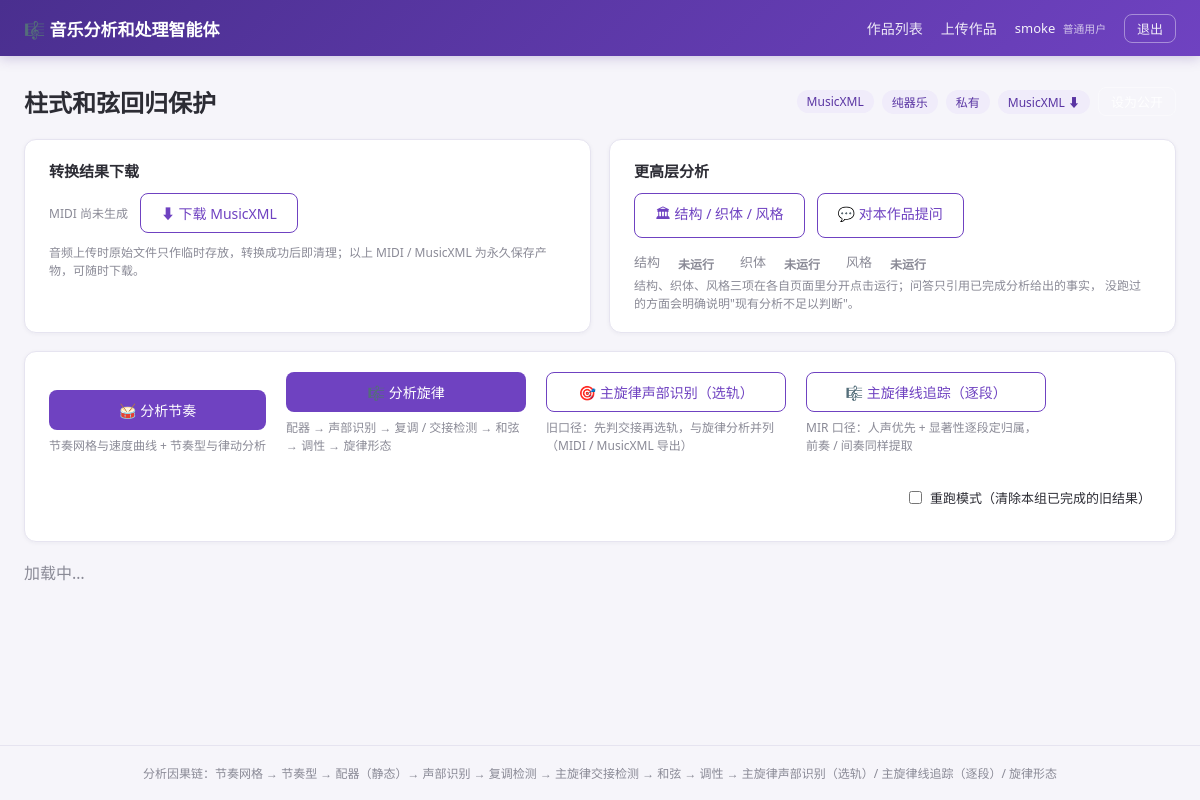
The app's page /pieces/15/ (signed in) with its own data.
### core/models.py (models this page shows, shortened)
class Piece(models.Model):
    class SourceType(models.TextChoices):
        AUDIO = 'audio', '音频（需 MuScriptor 转录）'
        MIDI = 'midi', 'MIDI'
        MUSICXML = 'musicxml', 'MusicXML'
    owner = models.ForeignKey(settings.AUTH_USER_MODEL, on_delete=models.CASCADE,
                              related_name='pieces', verbose_name='上传者')
    title = models.CharField('标题', max_length=200)
    source_file = models.FileField(
        '源文件（临时）', upload_to='tmp/%Y%m%d/', blank=True,
        help_text='原始音频仅作临时存放，转换成功后自动删除，不做长期保存')
    source_type = models.CharField('源类型', max_length=16,
                                   choices=SourceType.choices)
    contains_voice = models.BooleanField(
        '是否含人声', default=False,
        help_text='唯一事实来源是作品文件本身：MIDI / MusicXML 上传后按文件里的实际'
                  '声部自动回写（覆盖上传时的勾选）；音频上传按 MuScriptor 转录结果'
                  '回写。上传页的勾选只对音频转录管线的选择起作用。')
    is_public = models.BooleanField(
        '公开', default=False,
        help_text='公开后其他登录用户也可查看该作品及其分析结果（不可代为运行分析）')
    source_purged = models.BooleanField('临时源文件已清理', default=False)
    midi_file = models.FileField('MIDI（永久）', upload_to='midi/%Y%m%d/', blank=True,
                                 help_text='永久保存，独立于 MusicXML 目录')
    musicxml_file = models.FileField('MusicXML（永久）', upload_to='musicxml/%Y%m%d/',
                                     blank=True, help_text='永久保存，独立于 MIDI 目录')
    created_at = models.DateTimeField('创建时间', auto_now_add=True)
    updated_at = models.DateTimeField('更新时间', auto_now=True)
    class Meta:
        ordering = ['-created_at']
        verbose_name = '作品'
        verbose_name_plural = '作品'
    @property
    def visibility_display(self) -> str:
        return '公开' if self.is_public else '私有'
    @property
    def audio_purged(self) -> bool:
        return self.source_type == self.SourceType.AUDIO and self.source_purged

### core/views.py (the view)
# urls.py: path('pieces/<int:piece_id>/', views.piece_detail, name='piece_detail'),
@login_required
def piece_detail(request, piece_id: int):
    piece = get_object_or_404(Piece, pk=piece_id)
    if not _can_view(request.user, piece):
        raise Http404('作品不存在或未公开。')
    convert_result = piece.results.filter(step='convert').first()
    conv_out = (convert_result.output if convert_result else None) or {}
    voice_src = (conv_out.get('voice') or {}).get('source', '')
    if not voice_src:   # 早期转换记录没有该字段：按来源类型兜底说明
        voice_src = 'transcribe' if piece.source_type == 'audio' else 'file'
    voice_parts = (conv_out.get('voice') or {}).get('voice_parts') or []
    voice_note = {
        'file': '按作品文件内的实际声部判定（不随上传时的勾选）',
        'transcribe': '按 MuScriptor 转录结果判定',
    }[voice_src]
    if voice_parts:
        voice_note += '：' + '、'.join(
            f"{p.get('name')}（{p.get('instrument')}）" for p in voice_parts)
    cfg = SystemConfig.get_config()
    return render(request, 'core/piece_detail.html', {
        'piece': piece,
        'step_labels': STEP_LABELS,
        'can_edit': _can_edit(request.user, piece),
        'convert_status': convert_result.status if convert_result else '',
        'voice_note': voice_note,
        'gm_programs_json': json.dumps(mex.GM_PROGRAMS, ensure_ascii=False),
        'export_defaults_json': json.dumps(mex.resolve_options(cfg),
                                           ensure_ascii=False),
    })

### core/models.py (called while the page is built)
    @classmethod
    def get_config(cls):
        obj = cls.objects.filter(pk=1).first()
        if obj is None:
            obj = cls(pk=1)
            obj.save()
        return obj

### core/views.py (called while the page is built)
def _can_view(user, piece: Piece) -> bool:
    return user.is_staff or piece.owner_id == user.id or piece.is_public

def _can_edit(user, piece: Piece) -> bool:
    return user.is_staff or piece.owner_id == user.id

### templates/core/piece_detail.html (shortened to what this page needs)
{% extends 'base.html' %}
{% load static %}
{% block content %}
<div class="page-head">
  <h1>{{ piece.title }}</h1>
  <div class="piece-meta">
    <span class="tag">{{ piece.get_source_type_display }}</span>
    <span class="tag" title="{{ voice_note }}">{{ piece.contains_voice|yesno:'含人声,纯器乐' }}</span>
    <span class="tag {% if piece.is_public %}tag-public{% endif %}">
      {{ piece.visibility_display }}
    </span>
    {% if piece.musicxml_file %}
      <a class="tag tag-link" href="{% url 'core:download_musicxml' piece.id %}" download>MusicXML ⬇</a>
    {% endif %}
    {% if can_edit %}
    <form method="post" action="/pieces/{{ piece.id }}/visibility/" class="inline">
      <button type="submit" class="btn btn-ghost btn-sm">
      </button>
    </form>
    {% endif %}
  </div>
</div>
<div class="top-cards">
  {% if piece.midi_file or piece.musicxml_file %}
  <div class="card download-card">
    <div class="download-title">转换结果下载</div>
    <div class="download-actions">
      {% if piece.midi_file %}
      <a class="btn btn-outline"
         href="{% url 'core:download_midi' piece.id %}" download>⬇ 下载 MIDI</a>
      <button class="btn btn-outline btn-sm midi-play" type="button"
              data-midi-url="{% url 'core:download_midi' piece.id %}"
              title="在浏览器内试听已转换的 MIDI（合成音，仅供核对）">▶ 播放</button>
      <span class="midi-status" data-midi-status></span>
      {% else %}
      <span class="muted small">MIDI 尚未生成</span>
      {% endif %}
      {% if piece.musicxml_file %}
      <a class="btn btn-outline"
         href="{% url 'core:download_musicxml' piece.id %}" download>⬇ 下载 MusicXML</a>
      {% else %}
      <span class="muted small">MusicXML 尚未生成</span>
      {% endif %}
    </div>
    <p class="muted small">
      音频上传时原始文件只作临时存放，转换成功后即清理；以上 MIDI / MusicXML 为永久保存产物，可随时下载。
    </p>
  </div>
  {% endif %}
  <div class="card more-links">
    <div class="more-title">更高层分析</div>
    <div class="more-actions">
      <a class="btn btn-outline" href="{% url 'core:sts_page' piece.id %}">
        🏛 结构 / 织体 / 风格
      </a>
      <a class="btn btn-outline" href="{% url 'core:qa_page' piece.id %}">
        💬 对本作品提问
      </a>
    </div>
    <div class="more-status">
      <span class="more-chip">结构 <span class="pill" data-sts="structure">未运行</span></span>
      <span class="more-chip">织体 <span class="pill" data-sts="texture">未运行</span></span>
      <span class="more-chip">风格 <span class="pill" data-sts="style">未运行</span></span>
    </div>
    <p class="muted small">
      结构、织体、风格三项在各自页面里分开点击运行；问答只引用已完成分析给出的事实，
      没跑过的方面会明确说明"现有分析不足以判断"。
    </p>
  </div>
</div>
{% if can_edit %}
<div class="action-bar card">
  <div class="action-group">
    <button class="btn btn-primary" data-group="rhythm" onclick="runGroup(this)">
      🥁 分析节奏
    </button>
    <span class="action-hint">节奏网格与速度曲线 + 节奏型与律动分析</span>
  </div>
  <div class="action-group">
    <button class="btn btn-primary" data-group="melody" onclick="runGroup(this)">
      🎼 分析旋律
    </button>
    <span class="action-hint">配器 → 声部识别 → 复调 / 交接检测 → 和弦 → 调性 → 旋律形态</span>
  </div>
  <div class="action-group">
    <button class="btn btn-outline" data-group="extraction" onclick="runGroup(this)">
      🎯 主旋律声部识别（选轨）
    </button>
    <span class="action-hint">旧口径：先判交接再选轨，与旋律分析并列（MIDI / MusicXML 导出）</span>
  </div>
  <div class="action-group">
    <button class="btn btn-outline" data-group="line" onclick="runGroup(this)">
      🎼 主旋律线追踪（逐段）
    </button>
    <span class="action-hint">MIR 口径：人声优先 + 显著性逐段定归属，前奏 / 间奏同样提取</span>
  </div>
  <label class="checkbox-label force-label">
    <input type="checkbox" id="force-rerun"> 重跑模式（清除本组已完成的旧结果）
  </label>
</div>
{% endif %}
<div id="steps-container" class="steps-grid">
  <div class="muted">加载中…</div>
</div>
{% endblock %}

### templates/base.html (shortened to what this page needs)
<!DOCTYPE html>
<html lang="zh-CN">
<head>
  {% load static %}
  <link rel="stylesheet" href="{% static 'css/style.css' %}">
</head>
<body>
<nav class="navbar">
  <div class="nav-inner">
    <a class="brand" href="/">🎼 音乐分析和处理智能体</a>
    <div class="nav-links">
      <a href="/">作品列表</a>
      <a href="/upload/">上传作品</a>
      <span class="user-badge">
        {{ user.username }}
        <small>{% if user.is_staff %}管理员{% else %}普通用户{% endif %}</small>
      </span>
      <form method="post" action="/accounts/logout/" class="inline">
        <button type="submit" class="btn btn-ghost btn-sm">退出</button>
      </form>
    </div>
  </div>
</nav>
<main class="container">
  {% block content %}{% endblock %}
</main>
<footer class="footer">
  分析因果链：节奏网格 → 节奏型 → 配器（静态）→ 声部识别 → 复调检测 →
  主旋律交接检测 → 和弦 → 调性 → 主旋律声部识别（选轨）/ 主旋律线追踪（逐段）/ 旋律形态
</footer>
</body>
</html>

### static/css/style.css (style rules this page uses)
:root { --primary: #6f42c1; --primary-dark: #5a35a3; --bg: #f6f5fa; --card: #ffffff; --text: #2c2c34; --muted: #8a8a96; --border: #e6e4f0; --done: #1a9c6b; --error: #d9463e; --running: #e8930c; --pending: #9aa0b5; --accent-bg: #f0ecfa; }
* { box-sizing: border-box; margin: 0; padding: 0; }
body { font-family: "PingFang SC", "Microsoft YaHei", "Segoe UI", sans-serif; background: var(--bg); color: var(--text); min-height: 100vh; display: flex; flex-direction: column; }
.navbar { background: linear-gradient(135deg, #4a2f8f, #6f42c1); color: #fff; padding: 0 24px; box-shadow: 0 2px 12px rgba(74, 47, 143, .25); }
.nav-inner { max-width: 1200px; margin: 0 auto; display: flex; align-items: center; justify-content: space-between; height: 56px; }
.brand { color: #fff; font-size: 17px; font-weight: 700; text-decoration: none; }
.nav-links { display: flex; align-items: center; gap: 18px; }
.nav-links a { color: rgba(255,255,255,.88); text-decoration: none; font-size: 14px; }
.user-badge { font-size: 13px; color: rgba(255,255,255,.92); }
.user-badge small { opacity: .75; margin-left: 4px; }
.inline { display: inline; }
.container { max-width: 1200px; margin: 0 auto; padding: 28px 24px; flex: 1; }
.footer { text-align: center; color: var(--muted); font-size: 12px; padding: 18px; border-top: 1px solid var(--border); }
.page-head { display: flex; align-items: center; justify-content: space-between; flex-wrap: wrap; gap: 12px; margin-bottom: 20px; }
.page-head h1 { font-size: 24px; }
.piece-meta { display: flex; gap: 8px; align-items: center; flex-wrap: wrap; }
.card { background: var(--card); border: 1px solid var(--border); border-radius: 12px; padding: 20px 24px; margin-bottom: 18px; box-shadow: 0 1px 4px rgba(40,30,80,.05); }
.checkbox-label { display: flex; align-items: center; gap: 8px; font-size: 13px; color: var(--text); margin: 14px 0; cursor: pointer; }
.btn { display: inline-block; padding: 9px 20px; border-radius: 8px; border: 1px solid transparent; font-size: 14px; cursor: pointer; text-decoration: none; transition: all .15s; }
.btn-primary { background: var(--primary); color: #fff; }
.btn-outline { background: #fff; color: var(--primary); border-color: var(--primary); }
.btn-ghost { background: transparent; color: rgba(255,255,255,.9); border-color: rgba(255,255,255,.4); }
.btn-sm { padding: 4px 12px; font-size: 13px; }
.tag { display: inline-block; padding: 3px 10px; border-radius: 20px; background: var(--accent-bg); color: var(--primary-dark); font-size: 12px; text-decoration: none; }
.pill { padding: 3px 12px; border-radius: 20px; font-size: 12px; font-weight: 600; }
.action-bar { display: flex; flex-wrap: wrap; gap: 20px; align-items: flex-end; }
.action-group { display: flex; flex-direction: column; gap: 6px; }
.action-hint { font-size: 12px; color: var(--muted); max-width: 240px; }
.force-label { margin-left: auto; }
.steps-grid { display: grid; grid-template-columns: repeat(auto-fill, minmax(340px, 1fr)); gap: 14px; }
.muted { color: var(--muted); }
.small { font-size: 12px; }
.more-title { font-size: 15px; font-weight: 600; margin-bottom: 12px; }
.more-actions { display: flex; flex-wrap: wrap; gap: 12px; }
.more-status { display: flex; flex-wrap: wrap; gap: 14px; margin-top: 14px; }
.more-chip { font-size: 13px; color: var(--muted); display: inline-flex; gap: 6px; }
.download-title { font-size: 15px; font-weight: 600; margin-bottom: 12px; }
.download-actions { display: flex; flex-wrap: wrap; gap: 12px; align-items: center; }
.download-card p { margin: 10px 0 0; }
.top-cards { display: grid; grid-template-columns: repeat(auto-fit, minmax(320px, 1fr)); gap: 18px; margin-bottom: 18px; }
.top-cards > .card { margin-bottom: 0; }

### records on screen
Piece: title "柱式和弦回归保护", source_type "MusicXML", contains_voice "纯器乐", visibility_display "私有"

### other values on screen
{{ user.username }} "smoke"
